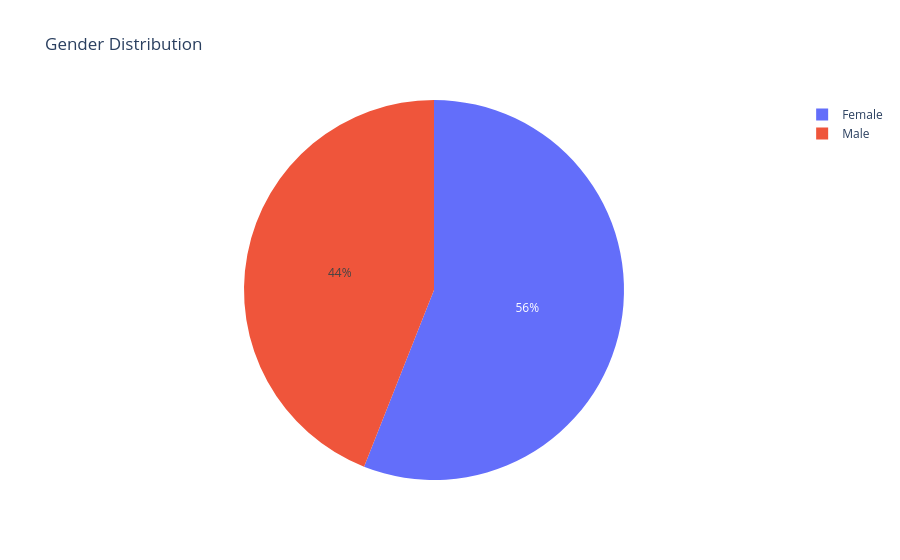

This figure's notebook cell:
### Code cell
# Gender distribution
gender_counts = df['Gender'].value_counts().reset_index()
gender_counts.columns = ['Gender', 'Count']

fig = px.pie(
    gender_counts, values='Count', names='Gender',
    title='Gender Distribution',
    color_discrete_sequence=['#636EFA', '#EF553B'],
    template='plotly_white'
)
fig.show()

### Figure 1 — Plotly figure (JSON) as saved in the notebook; plotly's stock layout.template omitted (floating-point values rounded to 4 significant figures)
{"data": [{"domain": {"x": [0, 1], "y": [0, 1]}, "hovertemplate": "Gender=%{label}<br>Count=%{value}<extra></extra>", "labels": ["Female", "Male"], "legendgroup": "", "name": "", "showlegend": true, "type": "pie", "values": [112, 88]}], "layout": {"legend": {"tracegroupgap": 0}, "piecolorway": ["#636EFA", "#EF553B"], "title": {"text": "Gender Distribution"}}}
